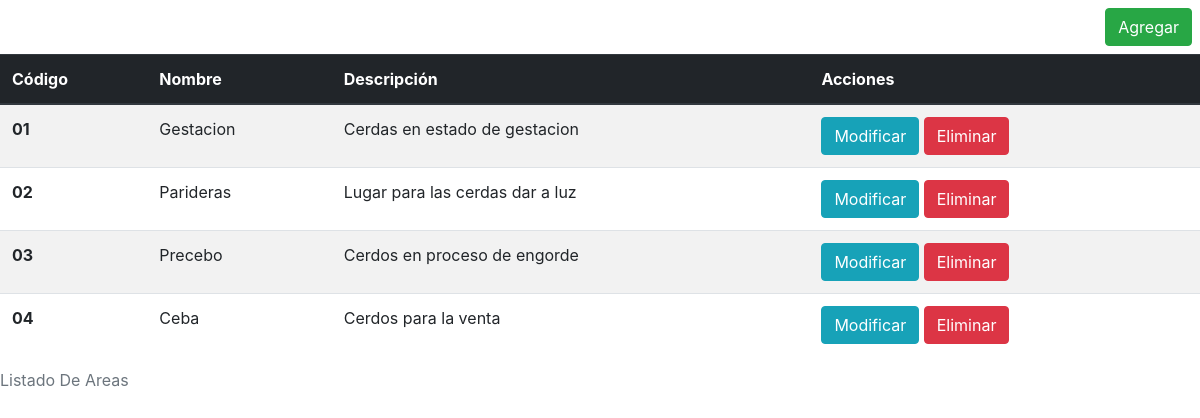
Screenshot of /vistas/listarAreas.php (signed in) with the database file from the repository.
### tables this page shows
CREATE TABLE `area` (
  `codarea` varchar(15) NOT NULL,
  `nombre` varchar(20) NOT NULL,
  `descripcion` varchar(60) DEFAULT NULL,
  PRIMARY KEY (`codarea`)
);

### conexion/Db.php (called while the page is built)
<?php
class Db {
    public static function conectar() {
        $pdo = new PDO('mysql:host=localhost;dbname=granja;charset=utf8','root','');
        $pdo->setAttribute(PDO::ATTR_ERRMODE, PDO::ERRMODE_EXCEPTION);
        return $pdo;
    }
}

### controlador/AreaControl.php (called while the page is built, shortened)
<?php
require_once '../modelo/Area.php';
class AreaControl
{
    public function __construct()
    {
        require_once '../conexion/DB.php';
        try {
            $this->pdo = DB::conectar();
        } catch (Exception $ex) {
            die($ex->getMessage());
        }
    }
    public function obtenerTodas()
    {
        try {
            $sql = "select * from area";
            $prep = $this->pdo->prepare($sql);
            $prep->execute();
            $areas = [];
            foreach ($prep->fetchAll(PDO::FETCH_OBJ) as $ar) {
                $area = new Area();
                $area->setCodArea($ar->codarea);
                $area->setNombre($ar->nombre);
                $area->setDescripcion($ar->descripcion);
                array_push($areas, $area);
            }
            return $areas;
        } catch (Exception $ex) {
            die($ex->getMessage());
        }
    }
}

### modelo/Area.php (called while the page is built, shortened)
<?php
class Area{
    private $codArea;
    private $nombre;
    private $descripcion;
    function getCodArea()
    {
        return $this->codArea;
    }
    function getNombre()
    {
        return $this->nombre;
    }
    function getDescripcion()
    {
        return $this->descripcion;
    }
    function setCodArea($codArea)
    {
        $this->codArea = $codArea;
    }
    function setNombre($nombre)
    {
        $this->nombre = $nombre;
    }
    function setDescripcion($descripcion)
    {
        $this->descripcion = $descripcion;
    }
}
?>

### vistas/listarAreas.php (the view, shortened to what this page needs)
<?php
require_once '../controlador/AreaControl.php';
$areaControl = new AreaControl();
?>
<!doctype html>
<html lang="en">
<head>
    <link rel="stylesheet" href="../css/bootstrap.min.css">
</head>
<body>
    <div class="">
        <div class="row">
            <div class="col">
                <a href="areaAgregar.php" class="btn btn-success" target="myframe"
                    style="margin:8px; float:right;">Agregar</a>
                <table class="table table-striped">
                    <caption>Listado De Areas</caption>
                    <thead class="thead-dark">
                        <tr>
                            <th scope="col">Código</th>
                            <th scope="col">Nombre</th>
                            <th scope="col">Descripción</th>
                            <th scope="col">Acciones</th>
                        </tr>
                    </thead>
                    <tbody>
                        <?php foreach ($areaControl->obtenerTodas() as $ar) { ?>
                        <tr>
                            <th><?php echo $ar->getCodArea(); ?></th>
                            <td><?php echo $ar->getNombre(); ?></td>
                            <td><?php echo $ar->getDescripcion(); ?></td>
                            <td>
                                <div>
                                    <a href="areaModificar.php?codigo=<?php echo $ar->getCodArea(); ?>"
                                       class="btn btn-info">Modificar</a>
                                    <a href="../funciones/eliminarArea.php?codigo=<?php echo $ar->getCodArea(); ?>"
                                        class="btn btn-danger">Eliminar</a>
                                </div>
                            </td>
                        </tr>
                        <?php } ?>
                    </tbody>
                </table>
            </div>
        </div>
    </div>
</body>
</html>

### rows the page displays
area: codarea "01", nombre "Gestacion", descripcion "Cerdas en estado de gestacion"
area: codarea "02", nombre "Parideras", descripcion "Lugar para las cerdas dar a luz"
area: codarea "03", nombre "Precebo", descripcion "Cerdos en proceso de engorde"
area: codarea "04", nombre "Ceba", descripcion "Cerdos para la venta"
